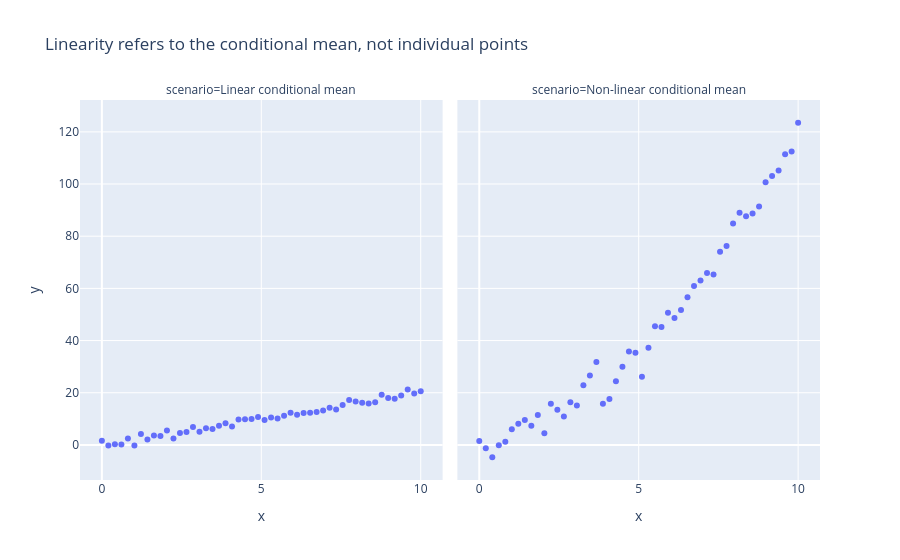

Notebook cell for this chart:
### Code cell
np.random.seed(1)
x = np.linspace(0, 10, 50)

y_linear = 2 * x + np.random.normal(0, 1, len(x))
y_nonlinear = 2 * x +  x**2 + np.random.normal(0, 5, len(x))

df_shape = pd.DataFrame({
    "x": np.concatenate([x, x]),
    "y": np.concatenate([y_linear, y_nonlinear]),
    "scenario": ["Linear conditional mean"] * len(x) +
                ["Non-linear conditional mean"] * len(x)
})

px.scatter(df_shape, x="x", y="y", facet_col="scenario",
           title="Linearity refers to the conditional mean, not individual points")

### Figure 1 — Plotly figure (JSON) as saved in the notebook; plotly's stock layout.template omitted (floating-point values rounded to 4 significant figures)
{"data": [{"hovertemplate": "scenario=Linear conditional mean<br>x=%{x}<br>y=%{y}<extra></extra>", "legendgroup": "", "marker": {"color": "#636efa", "symbol": "circle"}, "mode": "markers", "name": "", "orientation": "v", "showlegend": false, "type": "scatter", "x": [0.0, 0.2041, 0.4082, 0.6122, 0.8163, 1.02, 1.224, 1.429, 1.633, 1.837, 2.041, 2.245, 2.449, 2.653, 2.857, 3.061, 3.265, 3.469, 3.673, 3.878, 4.082, 4.286, 4.49, 4.694, 4.898, 5.102, 5.306, 5.51, 5.714, 5.918, 6.122, 6.327, 6.531, 6.735, 6.939, 7.143, 7.347, 7.551, 7.755, 7.959, 8.163, 8.367, 8.571, 8.776, 8.98, 9.184, 9.388, 9.592, 9.796, 10.0], "xaxis": "x", "y": [1.624, -0.2036, 0.2882, 0.1515, 2.498, -0.2607, 4.194, 2.096, 3.584, 3.424, 5.544, 2.43, 4.576, 4.922, 6.848, 5.023, 6.358, 6.061, 7.389, 8.338, 7.063, 9.716, 9.881, 9.89, 10.7, 9.52, 10.49, 10.08, 11.16, 12.37, 11.55, 12.26, 12.37, 12.62, 13.21, 14.27, 13.58, 15.34, 17.17, 16.66, 16.13, 15.85, 16.4, 19.24, 18.01, 17.73, 18.97, 21.28, 19.71, 20.62], "yaxis": "y"}, {"hovertemplate": "scenario=Non-linear conditional mean<br>x=%{x}<br>y=%{y}<extra></extra>", "legendgroup": "", "marker": {"color": "#636efa", "symbol": "circle"}, "mode": "markers", "name": "", "orientation": "v", "showlegend": false, "type": "scatter", "x": [0.0, 0.2041, 0.4082, 0.6122, 0.8163, 1.02, 1.224, 1.429, 1.633, 1.837, 2.041, 2.245, 2.449, 2.653, 2.857, 3.061, 3.265, 3.469, 3.673, 3.878, 4.082, 4.286, 4.49, 4.694, 4.898, 5.102, 5.306, 5.51, 5.714, 5.918, 6.122, 6.327, 6.531, 6.735, 6.939, 7.143, 7.347, 7.551, 7.755, 7.959, 8.163, 8.367, 8.571, 8.776, 8.98, 9.184, 9.388, 9.592, 9.796, 10.0], "xaxis": "x2", "y": [1.501, -1.311, -4.73, -0.1474, 1.255, 6.015, 8.143, 9.553, 7.359, 11.47, 4.475, 15.79, 13.46, 10.85, 16.32, 15.12, 22.85, 26.57, 31.77, 15.81, 17.6, 24.42, 29.94, 35.8, 35.36, 26.12, 37.24, 45.52, 45.23, 50.67, 48.62, 51.67, 56.64, 60.88, 63.02, 65.9, 65.32, 74.01, 76.26, 84.91, 88.96, 87.67, 88.74, 91.37, 100.7, 103.1, 105.2, 111.4, 112.5, 123.5], "yaxis": "y2"}], "layout": {"annotations": [{"font": {}, "showarrow": false, "text": "scenario=Linear conditional mean", "x": 0.245, "xanchor": "center", "xref": "paper", "y": 1, "yanchor": "bottom", "yref": "paper"}, {"font": {}, "showarrow": false, "text": "scenario=Non-linear conditional mean", "x": 0.755, "xanchor": "center", "xref": "paper", "y": 1, "yanchor": "bottom", "yref": "paper"}], "legend": {"tracegroupgap": 0}, "title": {"text": "Linearity refers to the conditional mean, not individual points"}, "xaxis": {"anchor": "y", "domain": [0, 0.49], "title": {"text": "x"}}, "xaxis2": {"anchor": "y2", "domain": [0.51, 1], "matches": "x", "title": {"text": "x"}}, "yaxis": {"anchor": "x", "domain": [0, 1], "title": {"text": "y"}}, "yaxis2": {"anchor": "x2", "domain": [0, 1], "matches": "y", "showticklabels": false}}}
